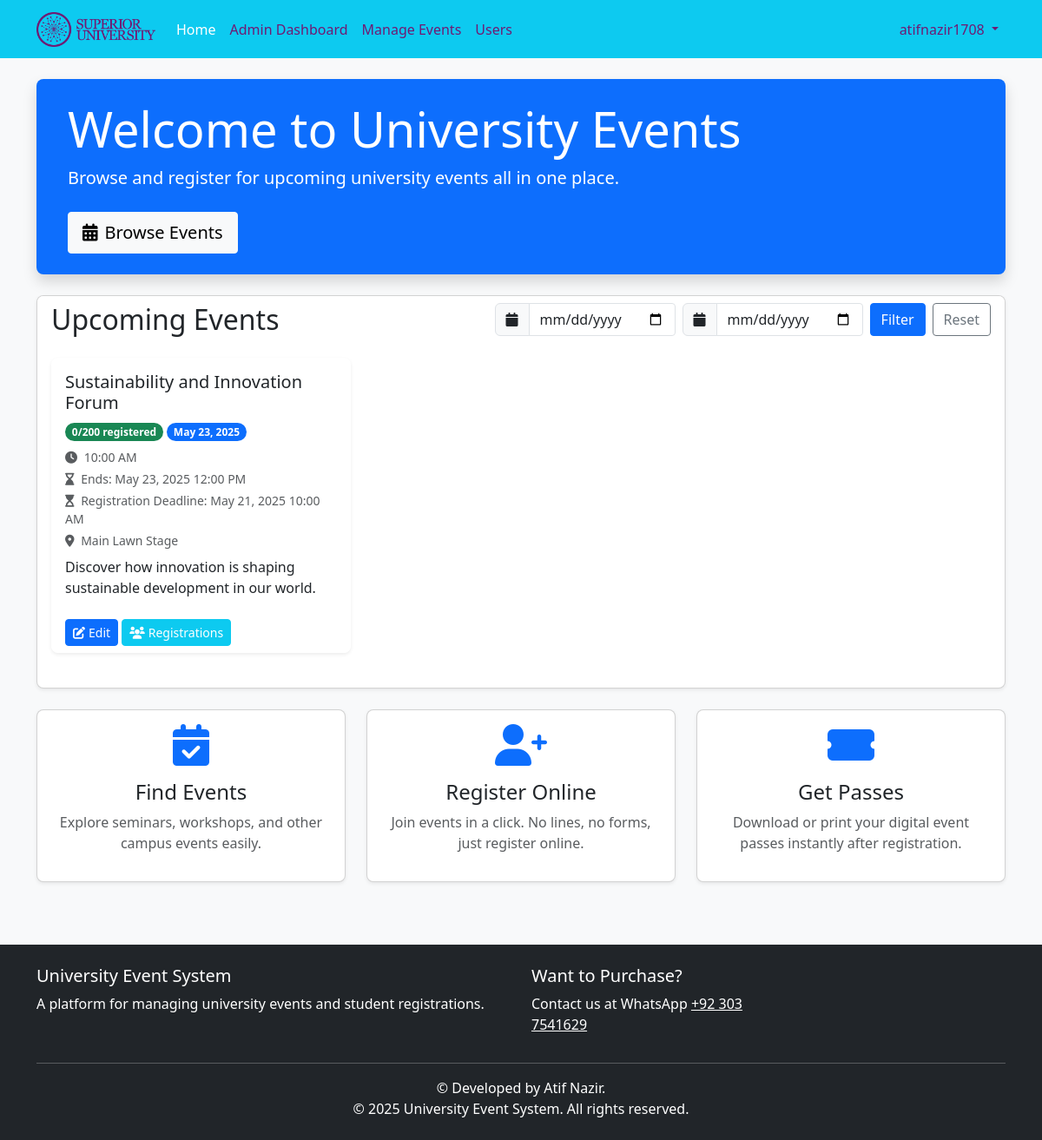
The app's page /home (signed in) with its own data.
### app/models.py (models this page shows, shortened)
class User(db.Model, UserMixin):
    id = db.Column(db.Integer, primary_key=True)
    username = db.Column(db.String(64), unique=True, nullable=False)
    full_name = db.Column(db.String(100), nullable=True)  # New field for full name
    email = db.Column(db.String(120), unique=True, nullable=False)
    password_hash = db.Column(db.String(128), nullable=False)
    role = db.Column(db.String(20), nullable=False, default='student')
    student_id = db.Column(db.String(100), nullable=True)  # New field for student ID
    profile_image = db.Column(db.String(200), nullable=True)  # New field for profile picture URL
    department = db.Column(db.String(100), nullable=True)  # Department
    bio = db.Column(db.String(500), nullable=True)  # Optional bio field
    created_at = db.Column(db.DateTime, default=datetime.utcnow)
    registrations = db.relationship('Registration', backref='user', lazy=True)
    def is_admin(self):
        return self.role == 'admin'

class Event(db.Model):
    id = db.Column(db.Integer, primary_key=True)
    title = db.Column(db.String(100), nullable=False)
    description = db.Column(db.Text, nullable=False)
    date = db.Column(db.DateTime, nullable=False)  # Start Date
    end_date = db.Column(db.DateTime, nullable=True)
    registration_deadline = db.Column(db.DateTime, nullable=True)  # New Field
    location = db.Column(db.String(100), nullable=False)
    max_participants = db.Column(db.Integer, nullable=False)
    created_at = db.Column(db.DateTime, default=datetime.utcnow)
    updated_at = db.Column(db.DateTime, default=datetime.utcnow, onupdate=datetime.utcnow)
    registrations = db.relationship('Registration', backref='event', lazy=True, cascade="all, delete-orphan")
    @property
    def registration_count(self):
        return Registration.query.filter_by(event_id=self.id).count()
    @property
    def is_full(self):
        return self.registration_count >= self.max_participants

### app/routes/main.py (the view)
@main.route('/home')
def home():
    page = request.args.get('page', 1, type=int)
    date_from = request.args.get('date_from')
    date_to = request.args.get('date_to')
    now = datetime.utcnow()
    query = Event.query
    if date_from:
        try:
            date_from_dt = datetime.strptime(date_from, '%Y-%m-%d')
            query = query.filter(Event.date >= date_from_dt)
        except ValueError:
            pass
    if date_to:
        try:
            date_to_dt = datetime.strptime(date_to, '%Y-%m-%d')
            query = query.filter(Event.date <= date_to_dt)
        except ValueError:
            pass
    query = query.filter(or_(Event.end_date == None, Event.end_date >= now))
    query = query.order_by(Event.date.asc())
    events = query.paginate(page=page, per_page=6)
    return render_template('index.html', events=events, title='Home')

### app/models.py (called while the page is built)
@login_manager.user_loader
def load_user(user_id):
    return User.query.get(int(user_id))

### app/routes/main.py (called while the page is built)
@main.context_processor
def inject_logo_status():
    logo_path = os.path.join(current_app.root_path, 'static', 'images', 'university_logo.png')
    logo_exists = os.path.exists(logo_path)
    return {'logo_exists': logo_exists}

### app/templates/index.html (shortened to what this page needs)
{% extends "base.html" %}
{% block content %}
<div class="row mb-4">
    <div class="col-md-12">
        <div class="bg-primary text-white p-4 rounded-3 shadow">
            <div class="container">
                <h1 class="display-4">Welcome to University Events</h1>
                <p class="lead">Browse and register for upcoming university events all in one place.</p>
                {% if not current_user.is_authenticated %}
                    <a href="{{ url_for('auth.register') }}" class="btn btn-light btn-lg mt-2">
                        <i class="fas fa-user-plus me-2"></i>Sign Up Now
                    </a>
                {% else %}
                    <a href="{{ url_for('student.events' if not current_user.is_admin() else 'admin.events') }}" class="btn btn-light btn-lg mt-2">
                        <i class="fas fa-calendar-alt me-2"></i>Browse Events
                    </a>
                {% endif %}
            </div>
        </div>
    </div>
</div>
<div class="row mb-4">
    <div class="col-md-12">
        <div class="card shadow-sm">
            <div class="card-header bg-white">
                <div class="d-flex justify-content-between align-items-center">
                    <h2 class="card-title mb-0">Upcoming Events</h2>
                    <form id="filter-form" class="d-flex gap-2">
                        <div class="input-group">
                            <span class="input-group-text"><i class="fas fa-calendar"></i></span>
                            <input type="date" class="form-control" id="date-from" name="date_from" value="{{ request.args.get('date_from', '') }}">
                        </div>
                        <div class="input-group">
                            <span class="input-group-text"><i class="fas fa-calendar"></i></span>
                            <input type="date" class="form-control" id="date-to" name="date_to" value="{{ request.args.get('date_to', '') }}">
                        </div>
                        <button type="submit" class="btn btn-primary">Filter</button>
                        <a href="{{ url_for('main.home') }}" class="btn btn-outline-secondary">Reset</a>
                    </form>
                </div>
            </div>
            <div class="card-body">
                <div class="row" id="events-container">
                    {% if events.items %}
                        {% for event in events.items %}
                            <div class="col-md-4 mb-4">
                                <div class="card h-100 border-0 shadow-sm">
                                    <div class="card-body">
                                        <h5 class="card-title">{{ event.title }}</h5>
                                        <div class="mb-2">
                                            <span class="badge rounded-pill {% if event.is_full %}bg-danger{% else %}bg-success{% endif %}">
                                                {{ event.registration_count }}/{{ event.max_participants }} registered
                                            </span>
                                            <span class="badge rounded-pill bg-primary">
                                                {{ event.date.strftime('%b %d, %Y') }}
                                            </span>
                                        </div>
                                        <p class="card-text text-muted small mb-1">
                                            <i class="fas fa-clock me-1"></i> {{ event.date.strftime('%I:%M %p') }}
                                        </p>
                                        <p class="card-text text-muted small mb-1">
                                            <i class="fas fa-hourglass-end me-1"></i> Ends:
                                            {{ event.end_date.strftime('%b %d, %Y %I:%M %p') if event.end_date else 'N/A' }}
                                        </p>
                                        <p class="card-text text-muted small mb-1">
                                            <i class="fas fa-hourglass-start me-1"></i>
                                            Registration Deadline:
                                            {{ event.registration_deadline.strftime('%b %d, %Y %I:%M %p') if event.registration_deadline else 'N/A' }}
                                        </p>
                                        <p class="card-text text-muted small mb-2">
                                            <i class="fas fa-map-marker-alt me-1"></i> {{ event.location }}
                                        </p>
                                        <p class="card-text">{{ event.description[:100] }}{% if event.description|length > 100 %}...{% endif %}</p>
                                    </div>
                                    <div class="card-footer bg-white border-0">
                                        {% if current_user.is_authenticated %}
                                            {% if current_user.is_admin() %}
                                                <a href="{{ url_for('admin.edit_event', event_id=event.id) }}" class="btn btn-sm btn-primary">
                                                    <i class="fas fa-edit me-1"></i>Edit
                                                </a>
                                                <a href="{{ url_for('admin.event_registrations', event_id=event.id) }}" class="btn btn-sm btn-info text-white">
                                                    <i class="fas fa-users me-1"></i>Registrations
                                                </a>
                                            {% else %}
                                                <a href="{{ url_for('student.event_details', event_id=event.id) }}" class="btn btn-sm btn-primary">
                                                    <i class="fas fa-info-circle me-1"></i>Details
                                                </a>
                                            {% endif %}
                                        {% else %}
                                            <a href="{{ url_for('auth.login') }}" class="btn btn-sm btn-primary">
                                                <i class="fas fa-sign-in-alt me-1"></i>Login to Register
                                            </a>
                                        {% endif %}
                                    </div>
                                </div>
                            </div>
                        {% endfor %}
                    {% else %}
                        <div class="col-12">
                            <div class="alert alert-info text-center">
                                <i class="fas fa-info-circle me-2"></i>No upcoming events found.
                            </div>
                        </div>
                    {% endif %}
                </div>
            </div>
        </div>
    </div>
</div>
<div class="row">
    <div class="col-md-4">
        <div class="card shadow-sm h-100 text-center">
            <div class="card-body">
                <i class="fas fa-calendar-check fa-3x text-primary mb-3"></i>
                <h4>Find Events</h4>
                <p class="text-muted">Explore seminars, workshops, and other campus events easily.</p>
            </div>
        </div>
    </div>
    <div class="col-md-4">
        <div class="card shadow-sm h-100 text-center">
            <div class="card-body">
                <i class="fas fa-user-plus fa-3x text-primary mb-3"></i>
                <h4>Register Online</h4>
                <p class="text-muted">Join events in a click. No lines, no forms, just register online.</p>
            </div>
        </div>
    </div>
    <div class="col-md-4">
        <div class="card shadow-sm h-100 text-center">
            <div class="card-body">
                <i class="fas fa-ticket-alt fa-3x text-primary mb-3"></i>
                <h4>Get Passes</h4>
                <p class="text-muted">Download or print your digital event passes instantly after registration.</p>
            </div>
        </div>
    </div>
</div>
{% endblock %}

### app/templates/base.html (shortened to what this page needs)
<!DOCTYPE html>
<html lang="en">
<head>
    <link href="https://cdn.jsdelivr.net/npm/bootstrap@5.3.0/dist/css/bootstrap.min.css" rel="stylesheet">
    <link href="https://cdnjs.cloudflare.com/ajax/libs/font-awesome/6.0.0/css/all.min.css" rel="stylesheet">
    <link rel="stylesheet" href="https://cdn.jsdelivr.net/npm/flatpickr/dist/flatpickr.min.css">
    <link rel="stylesheet" href="{{ url_for('static', filename='css/style.css') }}">
    <link rel="stylesheet" href="{{ url_for('static', filename='css/notification.css') }}">
</head>
<body>
    <header>
        <nav class="navbar navbar-expand-lg navbar-dark">
            <div class="container">
                <a class="navbar-brand" href="{{ url_for('main.home') }}">
                    <img src="{{ url_for('static', filename='images/university_logo.png') }}"
                         alt=""
                         height="40"
                         class="d-inline-block align-text-top"
                         onerror="this.style.display='none'; document.getElementById('brand-text').style.display='inline';">
                </a>
                <div class="collapse navbar-collapse" id="navbarNav">
                    <ul class="navbar-nav me-auto">
                        <li class="nav-item">
                            <a class="nav-link {% if request.endpoint == 'main.home' %}active{% endif %}" href="{{ url_for('main.home') }}">Home</a>
                        </li>
                        {% if current_user.is_authenticated %}
                            {% if current_user.is_admin() %}
                                <li class="nav-item">
                                    <a class="nav-link {% if request.endpoint.startswith('admin.') %}active{% endif %}" href="{{ url_for('admin.dashboard') }}">Admin Dashboard</a>
                                </li>
                                <li class="nav-item">
                                    <a class="nav-link {% if request.endpoint == 'admin.events' %}active{% endif %}" href="{{ url_for('admin.events') }}">Manage Events</a>
                                </li>
                                <li class="nav-item">
                                    <a class="nav-link {% if request.endpoint == 'admin.users' %}active{% endif %}" href="{{ url_for('admin.users') }}">Users</a>
                                </li>
                            {% endif %}
                        {% endif %}
                    </ul>
                    <ul class="navbar-nav">
                        {% if current_user.is_authenticated %}
                            <li class="nav-item dropdown">
                                <a class="nav-link dropdown-toggle" href="#" id="navbarDropdown" role="button" data-bs-toggle="dropdown" aria-expanded="false">
                                    {{ current_user.username }}
                                </a>
                            </li>
                        {% endif %}
                    </ul>
                </div>
            </div>
        </nav>
    </header>
    <main class="container py-4">
        {% block content %}{% endblock %}
    </main>
    <footer class="bg-dark text-white mt-5 py-4">
        <div class="container">
            <div class="row">
                <div class="col-md-6">
                    <h5>University Event System</h5>
                    <p>A platform for managing university events and student registrations.</p>
                </div>
                <div class="col-md-3">
                    <h5>Want to Purchase?</h5>
                    <p>
                        Contact us at WhatsApp
                        <a href="https://wa.me/923037541629" target="_blank" style="color: white;">
                        +92 303 7541629
                        </a>
                      </p>
                </div>
            </div>
            <hr>
            <div class="text-center">
                <p class="mb-0">&copy; Developed by Atif Nazir.</p>
                <p class="mb-0">&copy; {{ year }} University Event System. All rights reserved.</p>
            </div>
        </div>
    </footer>
</body>
</html>

### app/static/css/style.css (style rules this page uses)
body { background-color: #f8f9fa; font-family: 'Segoe UI', Tahoma, Geneva, Verdana, sans-serif; }
.navbar-brand { font-weight: 600; }
.card { border-radius: 0.5rem; overflow: hidden; transition: transform 0.3s ease, box-shadow 0.3s ease; }
.card-header { border-bottom: none; }
.btn { border-radius: 0.25rem; }
.btn-primary { background-color: #0d6efd; border-color: #0d6efd; }
.form-control, .form-select { border-radius: 0.25rem; }
footer { margin-top: 2rem; }

### app/templates/base.html (style rules this page uses)
header nav.navbar { background-color: #007BFF; }
.navbar-nav .nav-link { color: #701A73 !important; }
.navbar-nav .nav-link.active { color: #ffffff !important; }
.navbar-brand { color: #ffffff; }
.navbar { background-color: #0DCAF0 !important; }

### records on screen
User: username "atifnazir1708"
Event: title "Sustainability and Innovation Forum", registration_count "0", max_participants "200", date "May 23, 2025", date "10:00 AM", end_date "May 23, 2025 12:00 PM", registration_deadline "May 21, 2025 10:00 AM", location "Main Lawn Stage", description "Discover how innovation is shaping sustainable development in our world."
